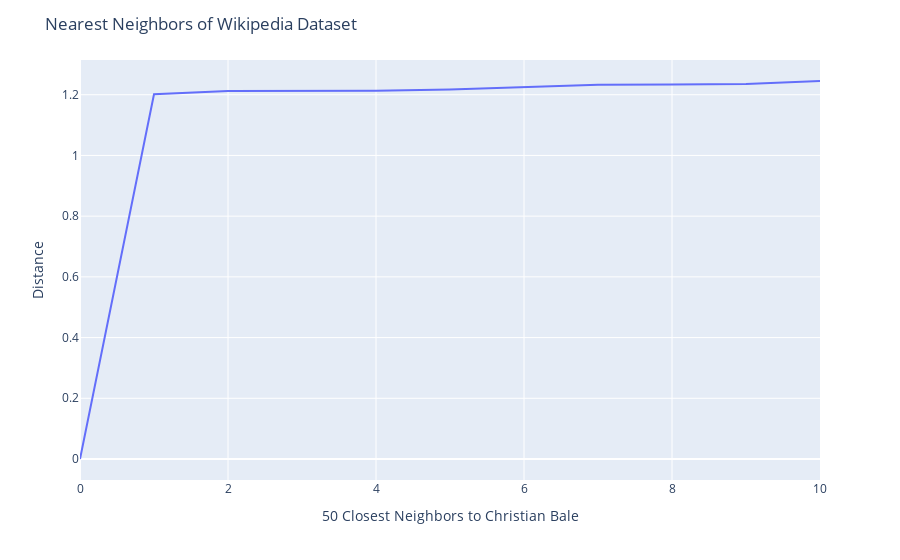

The cell this chart's notebook holds for it:
### Code cell
fig = px.line(
    
    x = None,
    y = distance_df['distances'])
fig.update_layout(
    title="Nearest Neighbors of Wikipedia Dataset",
    xaxis_title='50 Closest Neighbors to Christian Bale',
    yaxis_title='Distance'
    )
fig.show()

### Figure 1 — Plotly figure (JSON) as saved in the notebook; plotly's stock layout.template omitted (floating-point values rounded to 4 significant figures)
{"data": [{"hovertemplate": "x=%{x}<br>y=%{y}<extra></extra>", "legendgroup": "", "line": {"color": "#636efa", "dash": "solid"}, "marker": {"symbol": "circle"}, "mode": "lines", "name": "", "orientation": "v", "showlegend": false, "type": "scatter", "x": [0, 1, 2, 3, 4, 5, 6, 7, 8, 9, 10], "xaxis": "x", "y": [0, 1.202, 1.212, 1.212, 1.213, 1.217, 1.225, 1.233, 1.233, 1.236, 1.245], "yaxis": "y"}], "layout": {"legend": {"tracegroupgap": 0}, "margin": {"t": 60}, "title": {"text": "Nearest Neighbors of Wikipedia Dataset"}, "xaxis": {"anchor": "y", "domain": [0, 1], "title": {"text": "50 Closest Neighbors to Christian Bale"}}, "yaxis": {"anchor": "x", "domain": [0, 1], "title": {"text": "Distance"}}}}
